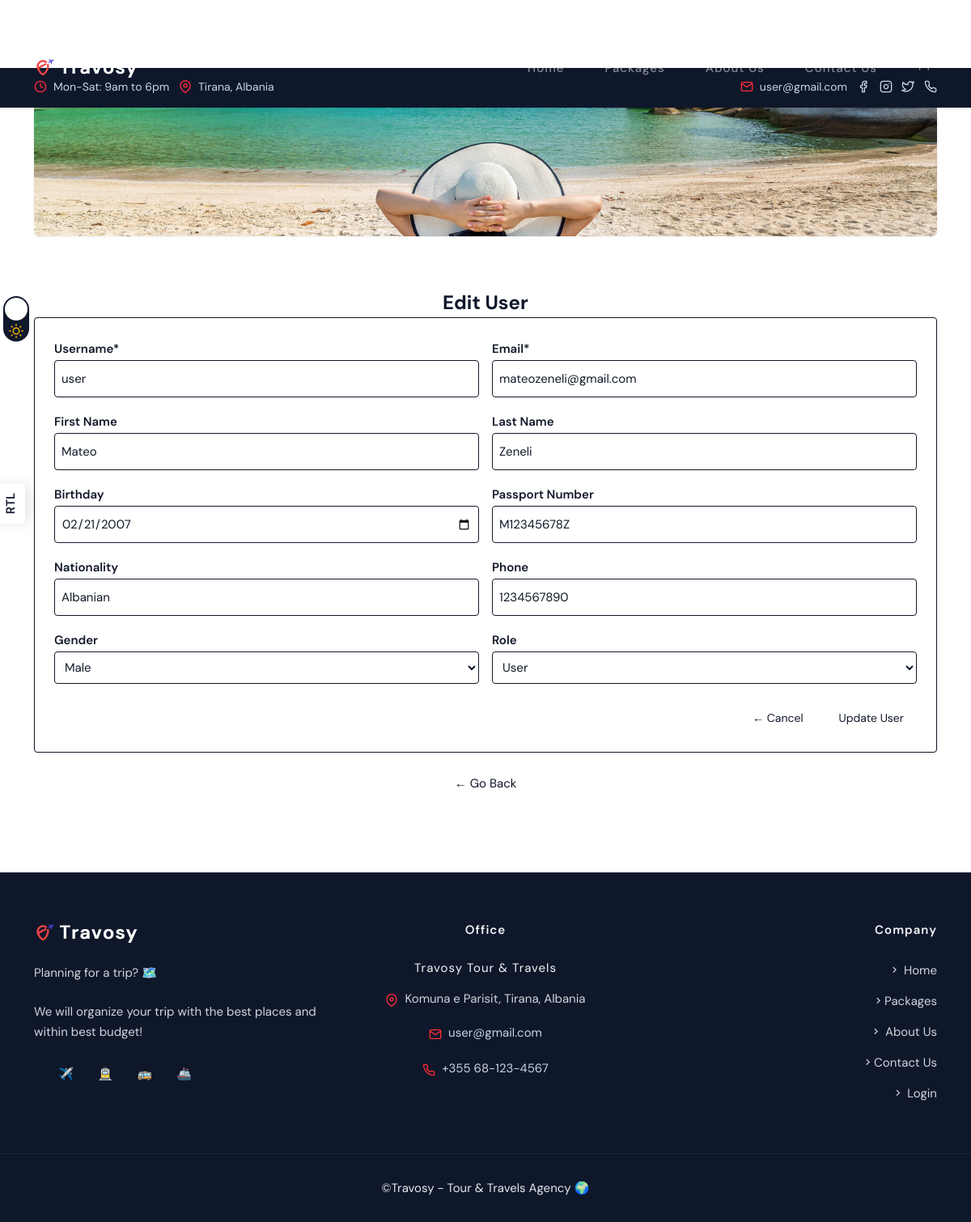
The page /admin/edit-user.php?id=10 (signed in) on the database its author committed.
### tables this page shows
CREATE TABLE `users` (
  `user_id` int(11) NOT NULL,
  `username` varchar(50) NOT NULL,
  `email` varchar(255) NOT NULL,
  `password_hash` varchar(255) NOT NULL,
  `first_name` varchar(100) NOT NULL,
  `last_name` varchar(100) NOT NULL,
  `birthday` date DEFAULT NULL,
  `passport_number` varchar(50) DEFAULT NULL,
  `gender` enum('male','female','other') DEFAULT NULL,
  `nationality` varchar(100) DEFAULT NULL,
  `phone` varchar(20) DEFAULT NULL,
  `role` enum('user','admin') NOT NULL DEFAULT 'user',
  `created_at` datetime NOT NULL DEFAULT current_timestamp(),
  `profile_pic` varchar(2083) DEFAULT '/images/client/default.jpg'
);

### admin/edit-user.php (the view, shortened to what this page needs)
<?php
    $base_dir = __DIR__ . '/../';
    $static_url = '/Travosy/assets';
    include '../config.php';
    $id = intval($_GET['id']);
    $query = "SELECT * FROM users WHERE user_id = $id";
    $result = mysqli_query($conn, $query);
    $user = mysqli_fetch_assoc($result);
?>
<section class="relative lg:pb-24 pb-16 md:mt-[84px] mt-[70px]">
    <div class="container md:!px-3 !px-0 relative">
        <div class="relative overflow-hidden md:rounded-md shadow-sm dark:shadow-gray-800 h-52 bg-center bg-no-repeat bg-cover"
             style="background-image: url('<?php echo $static_url; ?>/images/bg/cta.jpg');"></div>
    </div>
    <div class="container relative md:mt-26 mt-16">
        <div class="md:flex flex-col items-center">
            <h1 class="text-2xl font-bold text-white-700 dark:text-white-300 text-center mb-8">Edit User</h1>
            <form action="edit-user.php?id=<?= $id ?>" method="post"
                class="w-full max-w-2xl bg-white dark:bg-gray-900 p-6 border border-blue-300 dark:border-gray-700
                       rounded shadow-sm space-y-4 text-gray-900 dark:text-gray-100">
                <div class="grid grid-cols-1 md:grid-cols-2 gap-4">
                    <?php
                    $fields = [
                        ['username', 'Username*'],
                        ['email', 'Email*', 'email'],
                        ['first_name', 'First Name'],
                        ['last_name', 'Last Name'],
                        ['birthday', 'Birthday', 'date'],
                        ['passport_number', 'Passport Number'],
                        ['nationality', 'Nationality'],
                        ['phone', 'Phone']
                    ];
                    foreach ($fields as $field) {
                        $name = $field[0];
                        $label = $field[1];
                        $type = $field[2] ?? 'text';
                        echo "<div>
                            <label for=\"$name\" class=\"font-semibold\">$label</label>
                            <input type=\"$type\" id=\"$name\" name=\"$name\" value=\"" . htmlspecialchars($user[$name]) . "\"
                                class=\"w-full p-2 border rounded border-gray-300 dark:border-gray-600
                                       bg-white dark:bg-gray-800 text-gray-900 dark:text-gray-100\" />
                        </div>";
                    }
                    ?>
                    <div>
                        <label for="gender" class="font-semibold">Gender</label>
                        <select id="gender" name="gender"
                            class="w-full p-2 border rounded border-gray-300 dark:border-gray-600
                                   bg-white dark:bg-gray-800 text-gray-900 dark:text-gray-100">
                            <option value="male" <?= $user['gender'] == 'male' ? 'selected' : '' ?>>Male</option>
                        </select>
                    </div>
                    <div>
                        <label for="role" class="font-semibold">Role</label>
                        <select id="role" name="role"
                            class="w-full p-2 border rounded border-gray-300 dark:border-gray-600
                                   bg-white dark:bg-gray-800 text-gray-900 dark:text-gray-100">
                            <option value="user" <?= $user['role'] == 'user' ? 'selected' : '' ?>>User</option>
                        </select>
                    </div>
                </div>
                <div class="flex justify-end items-center gap-3 pt-6">
    <a href="view-all-users.php"
       class="px-4 py-2 text-sm rounded bg-gray-300 dark:bg-gray-700
              text-black dark:text-white hover:bg-gray-400 dark:hover:bg-gray-600
              text-center">
       ← Cancel
    </a>
    <input type="submit" value="Update User"
           class="px-4 py-2 text-sm rounded bg-gray-300 dark:bg-gray-700
              text-black dark:text-white hover:bg-gray-400 dark:hover:bg-gray-600
              text-center" />
</div>
            </form>
            <a class="btn-add mt-6 text-white-600 dark:text-white-400" href="view-all-users.php">← Go Back</a>
        </div>
    </div>
</section>
<?php
include $base_dir . 'Base/style/base.php';
?>

### rows shown on the page
users: username "user", email "mateozeneli@gmail.com", first_name "Mateo", last_name "Zeneli", birthday "02/21/2007", passport_number "M12345678Z", nationality "Albanian", phone "1234567890", gender "Male", role "User"

### other values the page prints
$label "Username*"
$label "Email*"
$label "First Name"
$label "Last Name"
$label "Birthday"
$label "Passport Number"
$label "Nationality"
$label "Phone"
